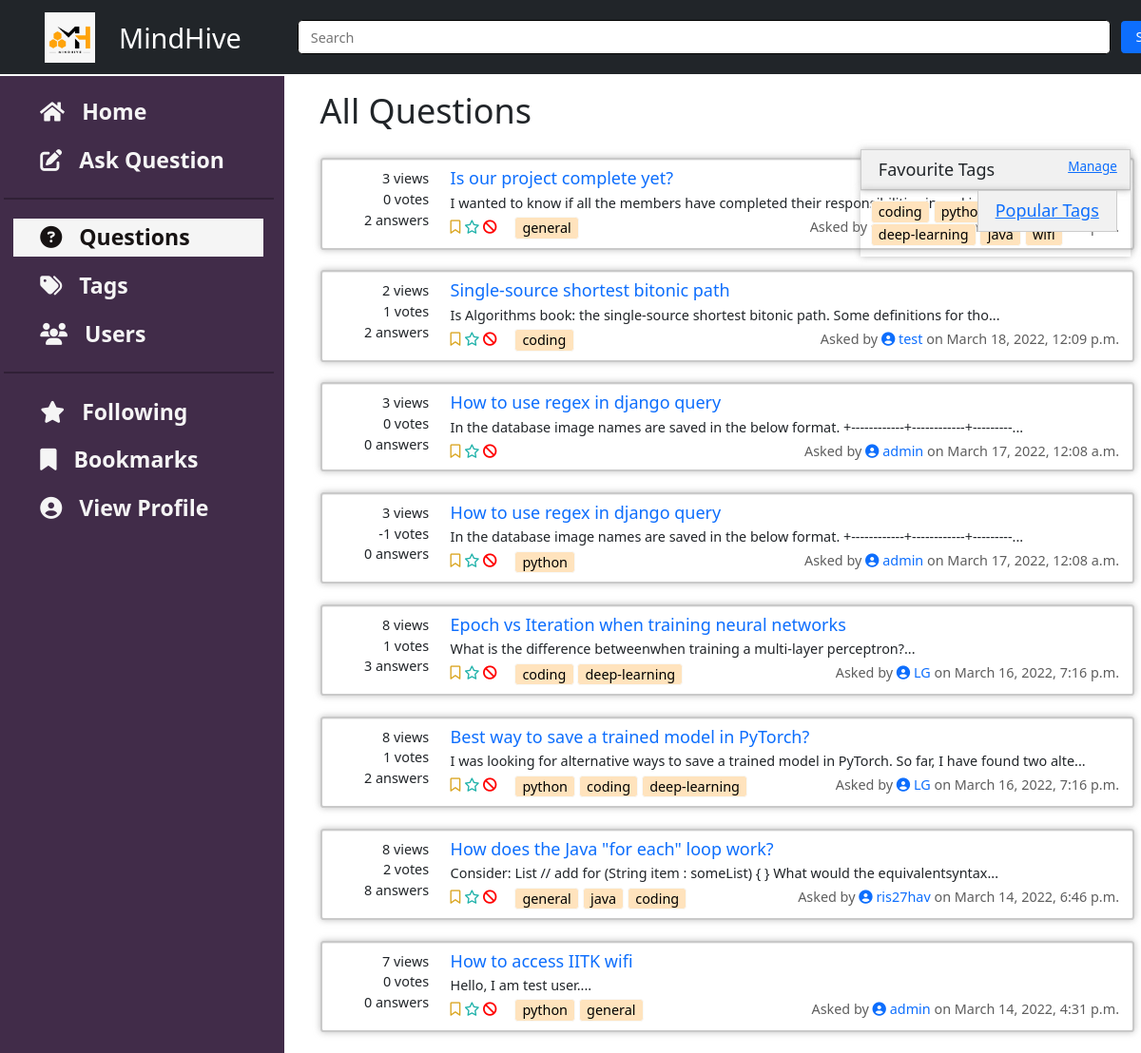
Page /home/questions on the committed database.
### questions/models.py (models this page shows, shortened)
class Question(Content):
    title = models.CharField(max_length=100)
    tags = models.ManyToManyField(to='tags.Tag', blank=True)
    viewedBy = models.ManyToManyField(to='users.User', related_name='viewedBy', blank=True)
    def get_votes(self):
        return self.likedBy.count() - self.dislikedBy.count()
    def get_summary_text(self):
        text = re.sub(r'<.*?>|&+.*;+', '', self.text)
        return text[:100] + '...'
    class Meta:
        ordering = ['-pub_date']

### home/models.py (models this page shows, shortened)
class Content(models.Model):
    text = RichTextField()
    author = models.ForeignKey(to='users.User', on_delete=models.SET_NULL, related_name='author', null=True)
    anonymous = models.BooleanField(default=False)
    pub_date = models.DateTimeField('date published', default=datetime.now())
    likedBy = models.ManyToManyField(to='users.User', related_name='likedBy', blank=True)
    dislikedBy = models.ManyToManyField(to='users.User', related_name='dislikedBy', blank=True)
    def get_author_name(self):
        if self.anonymous:
            return 'Anonymous User'
        else:
            return self.author.name

### tags/models.py (models this page shows, shortened)
class Tag(models.Model):
    name = models.CharField(max_length=50)

### users/models.py (models this page shows, shortened)
class User(AbstractUser):
    username = models.CharField(max_length=20,blank=False)
    email = models.EmailField(
        verbose_name='email address',
        max_length=255,
        unique=True,
        blank=False,
    )
    name = models.CharField(max_length=20, blank=True, null=True)
    roll_no=models.CharField(max_length=8, blank=True, null=True)
    profile_image = models.ImageField(upload_to='profile_image', default='default.jpg')
    blocked = models.BooleanField(default=False)
    followingQuestions = models.ManyToManyField(to='questions.Question', related_name='users_following', blank=True)
    bookmarkQuestions = models.ManyToManyField(to='questions.Question', related_name='users_bookmarked', blank=True)
    favouriteTags = models.ManyToManyField(to='tags.Tag', blank=True)
    objects = UserInfoManager()
    USERNAME_FIELD = 'email'
    REQUIRED_FIELDS = ['username' ]

### home/views.py (the view)
# urls.py: path('questions', views.allQuestionsView, name='view_questions'),    # all questions page
def allQuestionsView(request):
    questions = Question.objects.all()
    context = {
        'questions': questions,
        'pop_tags': get_popular_tags()
    }
    return render(request, 'home/questions.html', context=context)

### home/views.py (called while the page is built)
def get_popular_tags():
    return sorted(Tag.objects.all(), key=lambda x: x.question_set.count(), reverse=True)[:10]

### home/templates/home/questions.html (shortened to what this page needs)
{% extends 'questions_list.html' %}
{% block heading %}
All Questions
{% endblock %}

### templates/questions_list.html (shortened to what this page needs)
{% extends 'base.html' %}
{% block insert_content %}
<h1 class="container">
    {% block heading %}{% endblock %}
</h1>
<br>
<div class="container">
    {% if questions %}
    {%for question in questions%}
    <div class="card d-flex flex-row "
        style="box-shadow: 0 1px 1px rgba(0, 0, 0, 0.075) inset, 0 0 8px rgba(146, 146, 146, 0.6);">
        <div class="d-flex flex-column align-middle ques-stats">
            <span>{{question.viewedBy.count}} views</span>
            <span>{{question.get_votes}} votes</span>
            <span>{{question.answer_set.count}} answers</span>
        </div>
        <div class="d-flex flex-column">
            <a href="{% url 'questions:view_question' question_id=question.id %}" style="text-decoration: none;">
                <h5 style="margin-bottom: 4px;">{{question.title}}</h5>
            </a>
            <div style="margin-bottom: 4px;">{{question.get_summary_text}}</div>
            <div class="d-flex flex-row">
                <span>
                    <form class="follow-bookmark-form icon-only-buttons" style="display:inline">
                        <button type="submit" class="bookmark" name="action" , value="bookmark">
                            {% if user in question.users_bookmarked.all %}
                            <i class="fa-solid fa-bookmark"></i>
                            {% else %}
                            <i class="fa-regular fa-bookmark"></i>
                            {% endif %}
                        </button>
                        <button type="submit" class="follow" name="action" , value="follow">
                            {% if user in question.users_following.all %}
                            <i class="fa-solid fa-star"></i>
                            {% else %}
                            <i class="fa-regular fa-star"></i>
                            {% endif %}
                        </button>
                    </form>
                    {% if not user.blocked %}
                    <form class="icon-only-buttons" action="{% url 'questions:report' question.id %}" method="GET"
                        style="display:inline">
                        <button type="submit" name="id" , value={{question.id}}>
                            <i class="fa-solid fa-ban"></i>
                        </button>
                    </form>
                    {% endif %}
                    {% for tag in question.tags.all %}
                    {% if tag in user.favouriteTags.all %}
                    <a class="btn btn-success" style="padding: 0px 8px;" href="{% url 'home:tags' tagname=tag.name%}"
                        class="tag_questions">{{tag.name}}</a>
                    {% else %}
                    <a class="btn btn-light" style="padding: 0px 8px; background-color: rgb(255, 227, 189);"
                        href="{% url 'home:tags' tagname=tag.name%}" class="tag_questions">{{tag.name}}</a>
                    {% endif %}
                    {% endfor %}
                </span>
                <div class="text-right" style="position: absolute; right: 16px; color: rgb(94, 94, 94);">Asked by
                    {% if question.get_author_name == 'Anonymous User' %}
                    someone
                    {% else %}
                    <a href="{% url 'users:view_user' pk=question.author.id %}" style="text-decoration: none;">
                        <i class="fa-solid fa-circle-user"></i>
                        {{question.author.username}}
                    </a>
                    {% endif %}
                    on {{question.pub_date}}
                </div>
            </div>
        </div>
    </div>
    <br />
    {%endfor%}
    {% else %}
    <h2>
        {% block empty_message %}
        No questions to display.
        {% endblock %}
    </h2>
    {% endif %}
</div>
{% endblock %}
{% block insert_right_bar %}
<br> <br> <br>
<div class="fav-tags" style="box-shadow: 0 1px 1px rgba(0, 0, 0, 0.075) inset, 0 0 8px rgba(146, 146, 146, 0.6);">
    <div class="tags-box">Favourite Tags
        <a href="{% url 'users:addtags' %}" style="position: absolute; right: 28px; font-size: 15px;">Manage</span>
    </div>
    <div style="padding: 12px;">
    </div>
</div>
<br>
<div class="fav-tags" style="box-shadow: 0 1px 1px rgba(0, 0, 0, 0.075) inset, 0 0 8px rgba(146, 146, 146, 0.6);">
    <div class="tags-box">Popular Tags</div>
    <div style="padding: 12px;">
        {% for tag in pop_tags %}
        {% if tag in user.favouriteTags.all %}
        <a class="btn btn-success" style="padding: 0px 8px; margin: 3px 0px;"
            href="{% url 'home:tags' tagname=tag.name%}" class="tag_questions">{{tag.name}}
        </a>
        {% else %}
        <a class="btn btn-light" style="padding: 0px 8px; background-color: rgb(255, 227, 189);"
            href="{% url 'home:tags' tagname=tag.name%}" class="tag_questions">{{tag.name}}
        </a>
        {% endif %}
        {% endfor %}
    </div>
</div>
{% endblock %}

### static/css/master.css (style rules this page uses)
* { margin: 0; padding: 0; }
html { scroll-behavior: smooth; zoom: 90%; }
:root { --navbar-height: 59px; }
.tags-box { padding: 8px 20px; font-size: 20px; background-color: rgb(241, 241, 241); border: 2px solid rgb(204, 204, 204); }
.icon-only-buttons button { background-color: transparent; border: none; color: black; padding: 0; margin: 0; }
.icon-only-buttons .fa-ban { color: rgb(255, 0, 0); }
.icon-only-buttons .fa-bookmark { color: goldenrod; }
.icon-only-buttons .fa-star { color: lightseagreen; }
.card { padding: 10px; border: 3px solid rgb(201, 201, 201); }
.ques-stats span { width: 25%; min-width: 140px; text-align: right; padding-right: 25px; }

### rows in the picture
Question: viewedBy.count "3", get_votes "0", answer_set.count "2", title "Is our project complete yet?", get_summary_text "I wanted to know if all the members have completed their responsibilities in making this project...."
Tag: name "general"
Question: viewedBy.count "2", get_votes "1", answer_set.count "2", title "Single-source shortest bitonic path", get_summary_text "Is Algorithms book: the single-source shortest bitonic path. Some definitions for tho...", author.username "test", pub_date "March 18, 2022, 12:09 p.m."
Tag: name "coding"
Question: viewedBy.count "3", get_votes "0", answer_set.count "0", title "How to use regex in django query", get_summary_text "In the database image names are saved in the below format. +------------+------------+---------...", author.username "admin", pub_date "March 17, 2022, 12:08 a.m."
Question: viewedBy.count "3", get_votes "-1", answer_set.count "0", title "How to use regex in django query", get_summary_text "In the database image names are saved in the below format. +------------+------------+---------...", author.username "admin", pub_date "March 17, 2022, 12:08 a.m."
Tag: name "python"
Question: viewedBy.count "8", get_votes "1", answer_set.count "3", title "Epoch vs Iteration when training neural networks", get_summary_text "What is the difference betweenwhen training a multi-layer perceptron?...", author.username "LG", pub_date "March 16, 2022, 7:16 p.m."
Tag: name "deep-learning"
Question: viewedBy.count "8", get_votes "1", answer_set.count "2", title "Best way to save a trained model in PyTorch?", get_summary_text "I was looking for alternative ways to save a trained model in PyTorch. So far, I have found two alte...", author.username "LG", pub_date "March 16, 2022, 7:16 p.m."
Question: viewedBy.count "8", get_votes "2", answer_set.count "8", title "How does the Java \"for each\" loop work?", get_summary_text "Consider: List // add for (String item : someList) { } What would the equivalentsyntax...", author.username "ris27hav", pub_date "March 14, 2022, 6:46 p.m."
Tag: name "java"
Question: viewedBy.count "7", get_votes "0", answer_set.count "0", title "How to access IITK wifi", get_summary_text "Hello, I am test user....", author.username "admin", pub_date "March 14, 2022, 4:31 p.m."
Tag: name "wifi"
